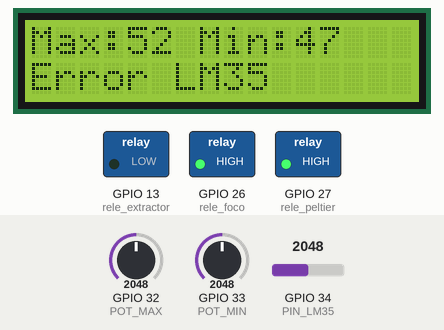
Recording of a program running on a simulated ESP32. On the bench: 16×2 character LCD, switched loads named in the program (green lamp = pin HIGH). Inputs (shaded band) come from the test bench; at power-on: GPIO 34 (PIN_LM35) = 2048, GPIO 32 (POT_MAX) = 2048, GPIO 33 (POT_MIN) = 2048 (analog values on the 0–4095 scale). What the program prints to the serial monitor is not drawn.

Above: at 1.2 s.
1.3 s: GPIO 34 (PIN_LM35) set to 1904
2.8 s: GPIO 34 (PIN_LM35) set to 1811
At 4.9 s:
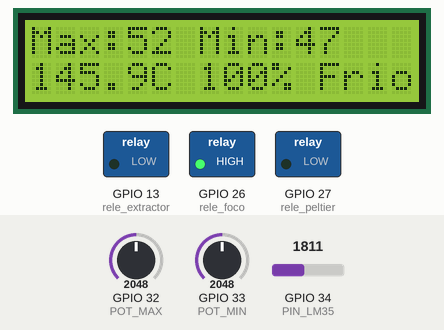
5.3 s: GPIO 34 (PIN_LM35) set to 611
At 6.6 s:
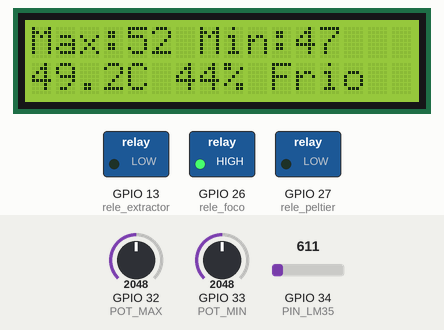
7.2 s: GPIO 34 (PIN_LM35) set to 523
At 9.5 s:
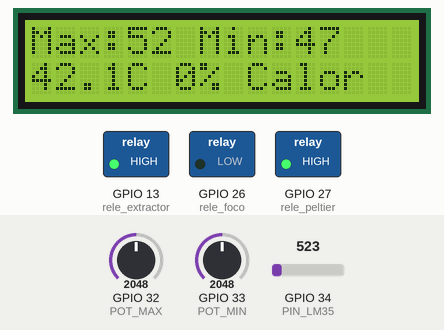
9.8 s: GPIO 34 (PIN_LM35) set to 131
At 11.3 s:
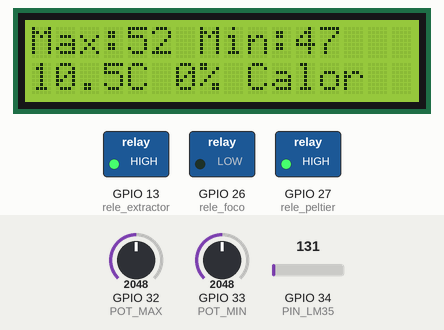
11.7 s: GPIO 34 (PIN_LM35) set to 113
At 12.7 s:
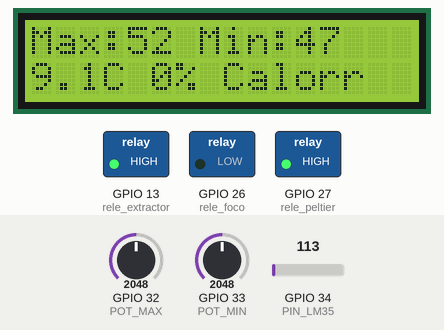
Timing chart, 0 to 14.7 s (numbered marks = the images above; inputs shaded):
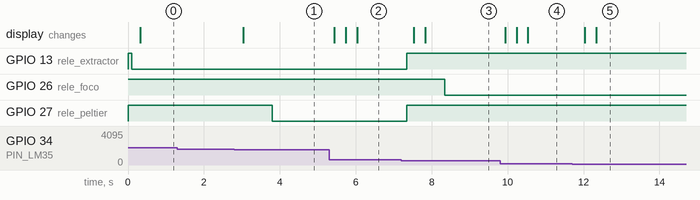

The program:

main.cpp
```cpp
#include <Wire.h>
#include <LiquidCrystal_I2C.h>

LiquidCrystal_I2C lcd(0x27, 16, 2);

// Pines
int PIN_LM35 = 34;
int POT_MAX = 32;
int POT_MIN = 33;

int rele_foco = 26;
int rele_peltier = 27;
int rele_extractor = 13;

// Temperaturas
int tempMax = 60;
int tempMin = 30;

float tempActual = 0.0;
float porcentaje = 0.0;

int margen = 5;

// Filtro de promedio movil
float tk = 0;
float tk_1 = 0;
float tk_2 = 0;
float tk_3 = 0;
float tk_4 = 0;

float tk_filtrada = 0;

int filtroListo = 0;

// Estados del sistema
int calentando = 1;
int inicioListo = 0;
int sensorOK = 0;
int errorSensor = 0;
int enPausa = 0;

// Tiempos
unsigned long tiempoSensor = 0;
unsigned long intervaloSensor = 100;

unsigned long tiempoCambio = 0;
unsigned long pausaCambio = 1000;

unsigned long tiempoLCD = 0;
unsigned long intervaloLCD = 300;

void setup() {

  pinMode(PIN_LM35, INPUT);
  pinMode(POT_MAX, INPUT);
  pinMode(POT_MIN, INPUT);

  pinMode(rele_foco, OUTPUT);
  pinMode(rele_peltier, OUTPUT);
  pinMode(rele_extractor, OUTPUT);

  // Apagar relevadores (activos en LOW)
  digitalWrite(rele_foco, HIGH);
  digitalWrite(rele_peltier, HIGH);
  digitalWrite(rele_extractor, HIGH);

  analogReadResolution(12);

  lcd.init();
  lcd.backlight();
  lcd.clear();

  Serial.begin(9600);
}

void loop() {

  // --------------------------------
  // 1. LEER POTENCIOMETROS
  // --------------------------------

  int lecturaMax = analogRead(POT_MAX);
  int lecturaMin = analogRead(POT_MIN);

  tempMax = map(lecturaMax, 0, 4095, 5, 99);
  tempMin = map(lecturaMin, 0, 4095, 0, 94);

  // Mantener margen minimo de 5 grados
  if (tempMax < tempMin + margen) {
    tempMax = tempMin + margen;
  }

  if (tempMax > 99) {
    tempMax = 99;
  }

  if (tempMin > tempMax - margen) {
    tempMin = tempMax - margen;
  }

  if (tempMin < 0) {
    tempMin = 0;
  }

  // --------------------------------
  // 2. LEER LM35 Y APLICAR FILTRO
  // --------------------------------

  if (millis() - tiempoSensor >= intervaloSensor) {

    tiempoSensor = millis();

    int milivoltios = analogReadMilliVolts(PIN_LM35);

    // LM35: aproximadamente 10 mV por grado Celsius
    float lectura = milivoltios / 10.0;

    // Validar voltaje del sensor
    if (milivoltios > 1500) {

      errorSensor = 1;
      sensorOK = 0;
      inicioListo = 0;
      enPausa = 0;
      filtroListo = 0;

      digitalWrite(rele_foco, HIGH);
      digitalWrite(rele_peltier, HIGH);
      digitalWrite(rele_extractor, LOW);

      Serial.println("Error: revisar LM35");

    } else {

      // Primera lectura: llenar el filtro
      // para evitar promediar valores iniciales de cero
      if (filtroListo == 0) {

        tk = lectura;
        tk_1 = lectura;
        tk_2 = lectura;
        tk_3 = lectura;
        tk_4 = lectura;

        tk_filtrada = lectura;

        filtroListo = 1;

      } else {

        // Nueva lectura
        tk = lectura;

        // Promedio movil de cinco lecturas
        tk_filtrada = (tk + tk_1 + tk_2 +
                       tk_3 + tk_4) / 5.0;

        // Desplazar lecturas anteriores
        tk_4 = tk_3;
        tk_3 = tk_2;
        tk_2 = tk_1;
        tk_1 = tk;
      }

      tempActual = tk_filtrada;

      errorSensor = 0;
      sensorOK = 1;

      // --------------------------------
      // 3. INICIALIZAR CONTROL
      // --------------------------------

      if (inicioListo == 0) {

        if (tempActual >= tempMax) {
          calentando = 0;
        } else {
          calentando = 1;
        }

        inicioListo = 1;
        enPausa = 1;
        tiempoCambio = millis();

        digitalWrite(rele_foco, HIGH);
        digitalWrite(rele_peltier, HIGH);

        if (calentando == 0) {
          digitalWrite(rele_extractor, LOW);
        } else {
          digitalWrite(rele_extractor, HIGH);
        }
      }

      // --------------------------------
      // 4. CALCULAR PORCENTAJE
      // --------------------------------

      porcentaje = ((tempActual - tempMin) /
                    (tempMax - tempMin)) * 100.0;

      if (porcentaje > 100.0) {
        porcentaje = 100.0;
      }

      if (porcentaje < 0.0) {
        porcentaje = 0.0;
      }

      // --------------------------------
      // 5. CAMBIO DE ESTADO
      // --------------------------------

      if (inicioListo == 1 && errorSensor == 0) {

        // De calentamiento a enfriamiento
        if (calentando == 1 && tempActual >= tempMax) {

          calentando = 0;
          enPausa = 1;
          tiempoCambio = millis();

          digitalWrite(rele_foco, HIGH);
          digitalWrite(rele_peltier, HIGH);
          digitalWrite(rele_extractor, LOW);
        }

        // De enfriamiento a calentamiento
        else if (calentando == 0 && tempActual <= tempMin) {

          calentando = 1;
          enPausa = 1;
          tiempoCambio = millis();

          digitalWrite(rele_foco, HIGH);
          digitalWrite(rele_peltier, HIGH);
          digitalWrite(rele_extractor, HIGH);
        }
      }

      // Monitor serial
      Serial.print("LM35: ");
      Serial.print(lectura, 1);

      Serial.print(" C | Filtrada: ");
      Serial.print(tempActual, 1);

      Serial.print(" C | Max: ");
      Serial.print(tempMax);

      Serial.print(" | Min: ");
      Serial.println(tempMin);
    }
  }

  // --------------------------------
  // 6. PAUSA DE SEGURIDAD
  // --------------------------------

  if (enPausa == 1 &&
      millis() - tiempoCambio >= pausaCambio) {

    enPausa = 0;
  }

  // --------------------------------
  // 7. CONTROL DE RELEVADORES
  // --------------------------------

  if (errorSensor == 1 ||
      sensorOK == 0 ||
      inicioListo == 0) {

    digitalWrite(rele_foco, HIGH);
    digitalWrite(rele_peltier, HIGH);

  } else if (enPausa == 1) {

    digitalWrite(rele_foco, HIGH);
    digitalWrite(rele_peltier, HIGH);

  } else {

    if (calentando == 1) {

      digitalWrite(rele_peltier, HIGH);
      digitalWrite(rele_foco, LOW);
      digitalWrite(rele_extractor, HIGH);

    } else {

      digitalWrite(rele_foco, HIGH);
      digitalWrite(rele_peltier, LOW);
      digitalWrite(rele_extractor, LOW);
    }
  }

  // --------------------------------
  // 8. ACTUALIZAR LCD
  // --------------------------------

  if (millis() - tiempoLCD >= intervaloLCD) {

    tiempoLCD = millis();

    lcd.setCursor(0, 0);

    lcd.print("Max:");
    lcd.print(tempMax);
    lcd.print(" Min:");
    lcd.print(tempMin);
    lcd.print("   ");

    lcd.setCursor(0, 1);

    if (errorSensor == 1) {

      lcd.print("Error LM35      ");

    } else if (sensorOK == 0 || inicioListo == 0) {

      lcd.print("Leyendo LM35    ");

    } else {

      lcd.print(tempActual, 1);
      lcd.print("C ");
      lcd.print(porcentaje, 0);
      lcd.print("% ");

      if (calentando == 1) {
        lcd.print("Calor");
      } else {
        lcd.print("Frio ");
      }
    }
  }
}
```

Measured:
- the behaviour switches between 1863 and 1862 on GPIO 34 (PIN_LM35) (found by bisection; images 0 and 1)
- the behaviour switches between 585 and 584 on GPIO 34 (PIN_LM35) (found by bisection; images 2 and 3)
- the behaviour switches between 125 and 124 on GPIO 34 (PIN_LM35) (found by bisection; images 4 and 5)
- after the input at 1.3 s, every drawn part: stays the same
- after the input at 2.8 s, GPIO 27 (rele_peltier): HIGH → LOW after 1.0 s; the display: changes after 0.23 s (image 1)
- after the input at 5.3 s, the display: first changes after 0.13 s (image 2 shows a later state)
- after the input at 7.2 s, GPIO 13 (rele_extractor), GPIO 27 (rele_peltier): LOW → HIGH after 0.14 s; GPIO 26 (rele_foco): HIGH → LOW after 1.1 s; the display: first changes after 0.33 s (image 3 shows a later state)
- after the input at 9.8 s, the display: first changes after 0.14 s (image 4 shows a later state)
- after the input at 11.7 s, the display: first changes after 0.34 s (image 5 shows a later state)
